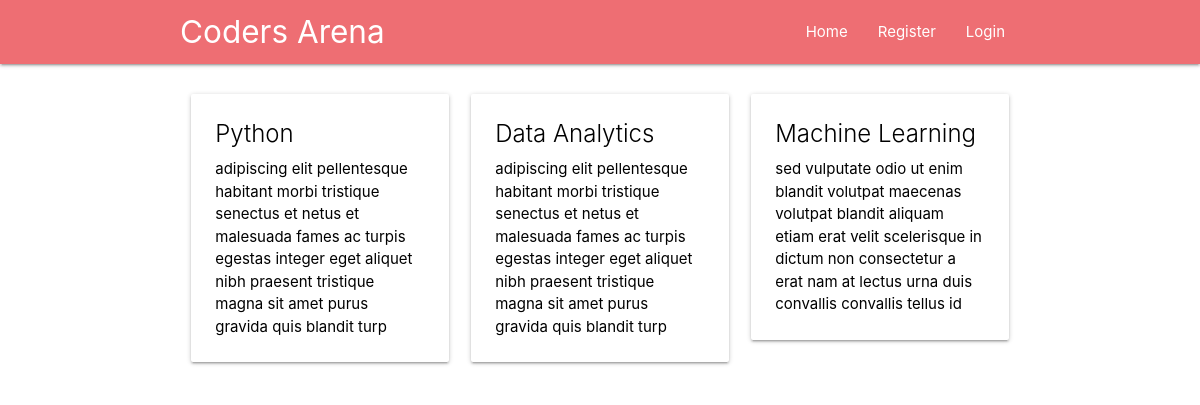
/category-intermediate, run on the app's committed database.
### main/models.py (models this page shows, shortened)
class TutorialSeries(models.Model):
	tutorial_series=models.CharField(max_length=200)
	series_summary=models.CharField(max_length=200)
	tutorial_category=models.ForeignKey(TutorialCategory,default=1,verbose_name="Category",on_delete=models.SET_DEFAULT)
	class Meta:
		verbose_name_plural="Series"

### main/views.py (the view, shortened to what this page needs)
# urls.py: path("<single_slug>", views.single_slug, name="single_slug"),
def single_slug(request, single_slug):
    categories = [c.category_slug for c in TutorialCategory.objects.all()]
    if single_slug in categories:
        matching_series = TutorialSeries.objects.filter(tutorial_category__category_slug=single_slug)
        series_urls = {}
        for m in matching_series.all():
            part_one = Tutorial.objects.filter(tutorial_series__tutorial_series=m.tutorial_series).earliest("tutorial_published")
            series_urls[m] = part_one.tutorial_slug
        return render(request=request,
                      template_name='main/category.html',
                      context={"tutorial_series": matching_series, "part_ones": series_urls})

### main/templates/main/category.html
{% extends 'main/header.html' %}
{% block content %}
    <div class="row">
        {% for tut, partone in part_ones.items %}
            <div class="col s12 m6 l4">
                <a href="{{partone}}", style="color:#000">
                    <div class="card hoverable">
                        <div class="card-content">
                            <div class="card-title">{{tut.tutorial_series}}</div>
                            <p>{{tut.series_summary}}</p>
                        </div>
                    </div>
                </a>
            </div>
        {% endfor %}
    </div>
{% endblock %}

### data on the page
TutorialSeries: tutorial_series "Python", series_summary "adipiscing elit pellentesque habitant morbi tristique senectus et netus et malesuada fames ac turpis egestas integer eget aliquet nibh praesent tristique magna sit amet purus gravida quis blandit turp"
TutorialSeries: tutorial_series "Data Analytics", series_summary "adipiscing elit pellentesque habitant morbi tristique senectus et netus et malesuada fames ac turpis egestas integer eget aliquet nibh praesent tristique magna sit amet purus gravida quis blandit turp"
TutorialSeries: tutorial_series "Machine Learning", series_summary "sed vulputate odio ut enim blandit volutpat maecenas volutpat blandit aliquam etiam erat velit scelerisque in dictum non consectetur a erat nam at lectus urna duis convallis convallis tellus id"
